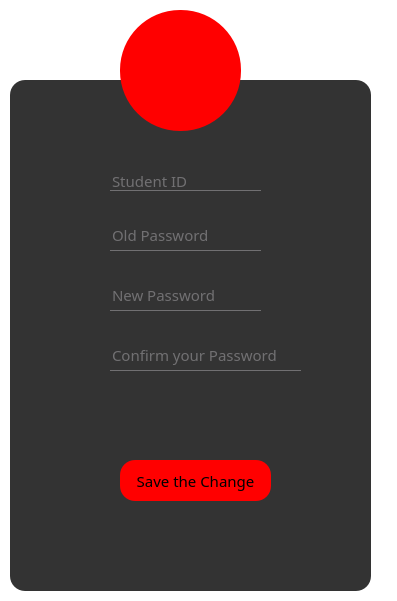
<?xml version="1.0" encoding="UTF-8"?>
<ui version="4.0">
 <class>Change_psw</class>
 <widget class="QWidget" name="Change_psw">
  <property name="geometry">
   <rect>
    <x>0</x>
    <y>0</y>
    <width>397</width>
    <height>601</height>
   </rect>
  </property>
  <property name="windowTitle">
   <string>Form</string>
  </property>
  <property name="styleSheet">
   <string notr="true">*{
background:rgb(255, 255, 255);
font-size:15px;
font-family:Century Gothic,sans-serif;
background-image: url(:/qss/psblack/ce75199595b95100538ccfd6827834cd.jpg);
}
QFrame{
background:rgba(0,0,0,0.8);
border-radius:15px;
}</string>
  </property>
  <widget class="QFrame" name="frame">
   <property name="geometry">
    <rect>
     <x>10</x>
     <y>80</y>
     <width>361</width>
     <height>511</height>
    </rect>
   </property>
   <property name="frameShape">
    <enum>QFrame::StyledPanel</enum>
   </property>
   <property name="frameShadow">
    <enum>QFrame::Raised</enum>
   </property>
   <widget class="QLineEdit" name="stu_id">
    <property name="geometry">
     <rect>
      <x>100</x>
      <y>90</y>
      <width>151</width>
      <height>21</height>
     </rect>
    </property>
    <property name="styleSheet">
     <string notr="true">background:transparent;
border:none;
color:#717072;
border-bottom:1px solid #717072;</string>
    </property>
    <property name="text">
     <string>Student ID</string>
    </property>
   </widget>
   <widget class="QLineEdit" name="old_psw">
    <property name="geometry">
     <rect>
      <x>100</x>
      <y>140</y>
      <width>151</width>
      <height>31</height>
     </rect>
    </property>
    <property name="styleSheet">
     <string notr="true">background:transparent;
border:none;
color:#717072;
border-bottom:1px solid #717072;</string>
    </property>
    <property name="text">
     <string>Old Password</string>
    </property>
   </widget>
   <widget class="QLineEdit" name="new_psw">
    <property name="geometry">
     <rect>
      <x>100</x>
      <y>200</y>
      <width>151</width>
      <height>31</height>
     </rect>
    </property>
    <property name="styleSheet">
     <string notr="true">background:transparent;
border:none;
color:#717072;
border-bottom:1px solid #717072;</string>
    </property>
    <property name="text">
     <string>New Password</string>
    </property>
   </widget>
   <widget class="QLineEdit" name="confirm">
    <property name="geometry">
     <rect>
      <x>100</x>
      <y>260</y>
      <width>191</width>
      <height>31</height>
     </rect>
    </property>
    <property name="styleSheet">
     <string notr="true">background:transparent;
border:none;
color:#717072;
border-bottom:1px solid #717072;</string>
    </property>
    <property name="text">
     <string>Confirm your Password</string>
    </property>
   </widget>
   <widget class="QPushButton" name="pushButton">
    <property name="geometry">
     <rect>
      <x>110</x>
      <y>380</y>
      <width>151</width>
      <height>41</height>
     </rect>
    </property>
    <property name="styleSheet">
     <string notr="true">background:red;
border-radius:15px;</string>
    </property>
    <property name="text">
     <string>Save the Change</string>
    </property>
   </widget>
  </widget>
  <widget class="QToolButton" name="toolButton">
   <property name="geometry">
    <rect>
     <x>120</x>
     <y>10</y>
     <width>121</width>
     <height>121</height>
    </rect>
   </property>
   <property name="styleSheet">
    <string notr="true">background:red;
border-radius:60px;</string>
   </property>
   <property name="text">
    <string/>
   </property>
   <property name="icon">
    <iconset resource="resource.qrc">
     <normaloff>:/qss/psblack/img_227642.png</normaloff>:/qss/psblack/img_227642.png</iconset>
   </property>
   <property name="iconSize">
    <size>
     <width>45</width>
     <height>45</height>
    </size>
   </property>
  </widget>
 </widget>
 <resources>
  <include location="resource.qrc"/>
 </resources>
 <connections/>
</ui>
